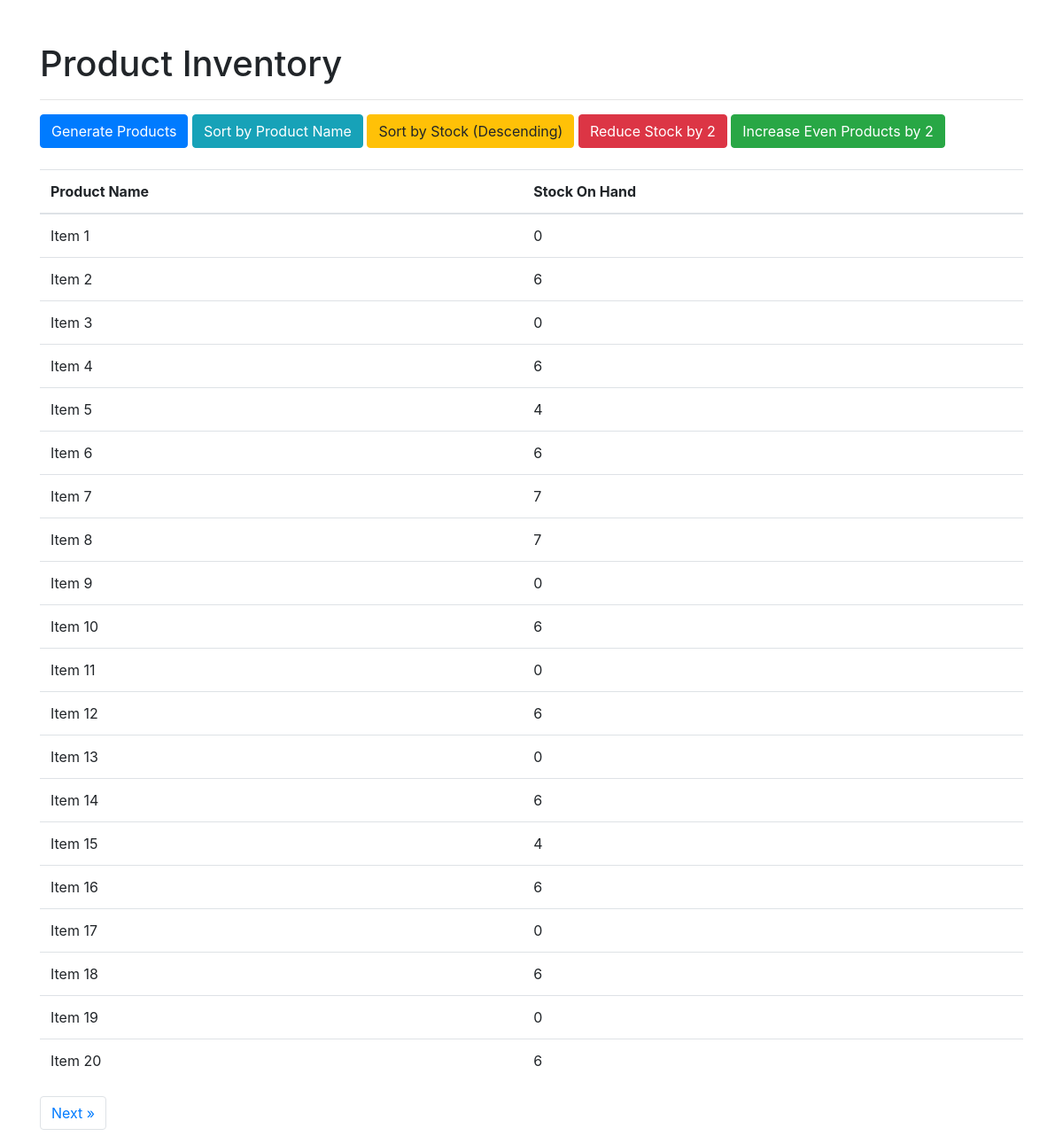
The page / on the database its author committed.
### app.py (models this page shows)
class Product(db.Model):
    id = db.Column(db.Integer, primary_key=True)
    name = db.Column(db.String(50), unique=True, nullable=False)
    stock_on_hand = db.Column(db.Integer, nullable=False)

### app.py (the view)
@app.route('/')
def index():
    page = request.args.get('page', 1, type=int)
    products = Product.query.paginate(page=page, per_page=per_page, error_out=True)
    return render_template('index.html', products=products)

### templates/index.html (shortened to what this page needs)
<!DOCTYPE html>
<html lang="en">
<head>
    <link rel="stylesheet" href="https://maxcdn.bootstrapcdn.com/bootstrap/4.5.2/css/bootstrap.min.css">
</head>
<body>
<div class="container mt-5">
    <h1>Product Inventory</h1>
    <hr>
    <div class="actions mb-4">
        <a href="/generate" class="btn btn-primary">Generate Products</a>
        <a href="/sort_name" class="btn btn-info">Sort by Product Name</a>
        <a href="/sort_stock_desc" class="btn btn-warning">Sort by Stock (Descending)</a>
        <a href="/reduce_stock" class="btn btn-danger">Reduce Stock by 2</a>
        <a href="/increase_even" class="btn btn-success">Increase Even Products by 2</a>
    </div>
    <table class="table">
        <thead>
            <tr>
                <th>Product Name</th>
                <th>Stock On Hand</th>
            </tr>
        </thead>
        <tbody>
            {% for product in products.items %}
                <tr>
                    <td>{{ product.name }}</td>
                    <td>{{ product.stock_on_hand }}</td>
                </tr>
            {% endfor %}
        </tbody>
    </table>
    <div class="pagination">
        <ul class="pagination">
            {% if products.has_next %}
                <li class="page-item"><a class="page-link" href="?page={{ products.next_num }}">Next &raquo;</a></li>
            {% endif %}
        </ul>
    </div>
</div>
</body>
</html>

### rows shown on the page
Product: name "Item 1", stock_on_hand "0"
Product: name "Item 2", stock_on_hand "6"
Product: name "Item 3", stock_on_hand "0"
Product: name "Item 4", stock_on_hand "6"
Product: name "Item 5", stock_on_hand "4"
Product: name "Item 6", stock_on_hand "6"
Product: name "Item 7", stock_on_hand "7"
Product: name "Item 8", stock_on_hand "7"
Product: name "Item 9", stock_on_hand "0"
Product: name "Item 10", stock_on_hand "6"
Product: name "Item 11", stock_on_hand "0"
Product: name "Item 12", stock_on_hand "6"
Product: name "Item 13", stock_on_hand "0"
Product: name "Item 14", stock_on_hand "6"
Product: name "Item 15", stock_on_hand "4"
Product: name "Item 16", stock_on_hand "6"
Product: name "Item 17", stock_on_hand "0"
Product: name "Item 18", stock_on_hand "6"
Product: name "Item 19", stock_on_hand "0"
Product: name "Item 20", stock_on_hand "6"
